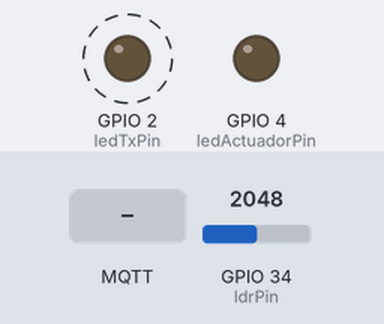
Simulated run of this sketch. Board: ESP32. On the bench: output pins drawn as LEDs (lit = HIGH). Dashed ring = blinking. Inputs (shaded band) come from the test bench; at power-on: GPIO 34 (ldrPin) = 2048. WiFi joins after 1.5 s; servers stay silent unless stated; random numbers use the default seed unless the sketch sets one; no MQTT or app messages arrive unless stated; what the sketch prints to the serial monitor is not drawn.

Above: at 2.7 s.
2.8 s: MQTT message "Encendido" arrives on the first subscribed topic
At 5.2 s:
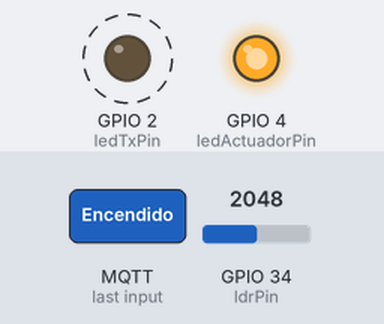
7.5 s: MQTT message "Apagado" arrives on the first subscribed topic
At 9.5 s:
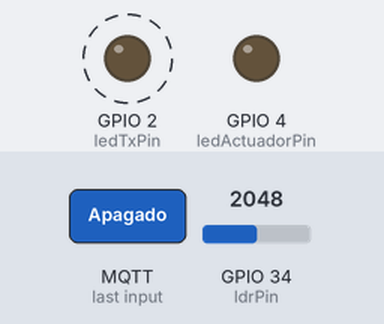
Timing chart, 0 to 23.0 s (numbered marks = the images above; inputs shaded):
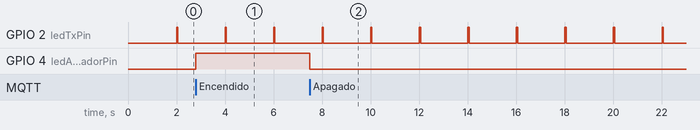

Measured:
- after the input at 2.8 s, GPIO 4 (ledActuadorPin): LOW → HIGH at once
- after the input at 7.5 s, GPIO 4 (ledActuadorPin): HIGH → LOW at once
- by itself, GPIO 2 (ledTxPin): alternates HIGH for 0.05 s and LOW for 2.0 s

The sketch:

Sensor.ino
```cpp
#include <WiFi.h>
#include <PubSubClient.h>

// --- Configuración de Red ---
const char* ssid = "INFINITUMF7B2";       // nombre de wifi
const char* password = "eM9pgg3cAv";

// --- Configuración MQTT ---
const char* mqtt_server = "192.168.1.66";
const int mqtt_port = 1883;
const char* topic_pub_luz = "escom/iot/equipo1/sensor/luz"; // Tópico para publicar
const char* topic_sub_led = "escom/iot/equipo1/actuador/led"; // Tópico para suscribirse

// --- Definición de Pines ---
const int ldrPin = 34;
const int ledTxPin = 2;       // LED parpadeo de transmisión (el original)
const int ledActuadorPin = 4; // NUEVO: LED de la Luz Inteligente

WiFiClient espClient;
PubSubClient client(espClient);

void setup_wifi() {
  delay(10);
  Serial.println("\nConectando a la red WiFi...");
  WiFi.begin(ssid, password);

  while (WiFi.status() != WL_CONNECTED) {
    delay(500);
    Serial.print(".");
  }
  Serial.println("\nWiFi conectado!");
}

// --- NUEVO: Función Callback para recibir mensajes MQTT ---
void callback(char* topic, byte* payload, unsigned int length) {
  // 1. Convertir el payload a un String legible
  String mensaje;
  for (int i = 0; i < length; i++) {
    mensaje += (char)payload[i];
  }

  Serial.print("\n>>> Mensaje recibido en [");
  Serial.print(topic);
  Serial.print("]: ");
  Serial.println(mensaje);

  // 2. Lógica del Actuador
  if (String(topic) == topic_sub_led) {
    // Los textos coinciden con lo que Node-RED envía desde la "function 3"
    if (mensaje == "Encendido") {
      digitalWrite(ledActuadorPin, HIGH);
      Serial.println("    Acción: Encender Luz Inteligente");
    }
    else if (mensaje == "Apagado") {
      digitalWrite(ledActuadorPin, LOW);
      Serial.println("    Acción: Apagar Luz Inteligente");
    }
  }
}

void reconnect() {
  while (!client.connected()) {
    String clientId = "ESP32_Equipo1_";
    clientId += String(random(0, 1000));

    if (client.connect(clientId.c_str())) {
      Serial.println("¡Conectado al broker!");
      // IMPORTANTE: Suscribirse al tópico justo después de conectar
      client.subscribe(topic_sub_led);
    } else {
      delay(5000);
    }
  }
}

void setup() {
  Serial.begin(115200);
  pinMode(ldrPin, INPUT);
  pinMode(ledTxPin, OUTPUT);
  pinMode(ledActuadorPin, OUTPUT); // Inicializamos el nuevo LED

  // Apagar el LED de la luz inteligente por defecto
  digitalWrite(ledActuadorPin, LOW);

  setup_wifi();
  client.setServer(mqtt_server, mqtt_port);
  client.setCallback(callback); // Le decimos a la librería qué función usar al recibir datos
}

void loop() {
  if (!client.connected()) {
    reconnect();
  }
  client.loop(); // Crucial: Esto permite que el ESP32 escuche los mensajes entrantes

  static unsigned long lastMsg = 0;
  unsigned long now = millis();

  if (now - lastMsg > 2000) {
    lastMsg = now;

    int ldrValue = analogRead(ldrPin);
    int ldrMapeado = map(ldrValue, 0, 4095, 0, 1023);
    String payload = String(ldrMapeado);

    Serial.print("Publicando nivel de luz: ");
    Serial.println(payload);

    client.publish(topic_pub_luz, payload.c_str());

    // Testigo visual de transmisión
    digitalWrite(ledTxPin, HIGH);
    delay(50);
    digitalWrite(ledTxPin, LOW);
  }
}
```
